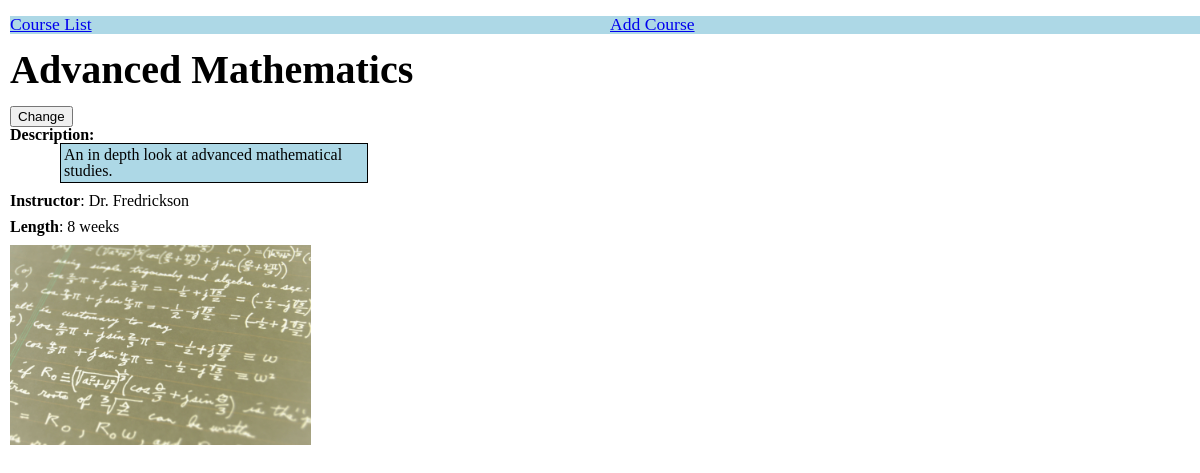
Screenshot of /courses/2 with the database file from the repository.
### courses/models.py (models this page shows, shortened)
class Course(models.Model):
    title = models.CharField(max_length=100)
    description = models.TextField()
    instructor = models.CharField(max_length=100)
    duration = models.IntegerField(choices=[(2, "2 Weeks"), (8, "8 Weeks")])
    courseArt = models.ImageField(upload_to="course_art", max_length=100)

### courses/views.py (the view)
class CourseDetailView(DetailView):
    model = Course
    template_name = "course_detail.html"

### templates/course_detail.html
{% extends "base.html" %}
{% block body %}
    <h1>{{ object.title }}</h1>
    <br/>
    <a href="{% url "change" object.id %}"><button>Change</button></a>
    <br/>
    <h3>Description:</h3>
    <p class="description">{{ object.description }}</p>
    <p><strong>Instructor</strong>: {{ object.instructor }}</p>
    <p><strong>Length</strong>: {{ object.duration }} weeks</p>
    <p><img src="{{ object.courseArt.url }}" style="max-height:200px; max-width:600px"/></p>
{% endblock %}

### static/style.css (style rules this page uses)
body { width: 100%; margin: 10px 10px; }
h1 { font-size: 40px; }
p { margin-bottom: 10px; }
.description { margin-left: 50px; background-color: lightblue; max-width: 300px; padding: 3px; border: black solid 1px; }

### rows the page displays
Course: title "Advanced Mathematics", description "An in depth look at advanced mathematical studies.", instructor "Dr. Fredrickson", duration "8", courseArt (picture)
